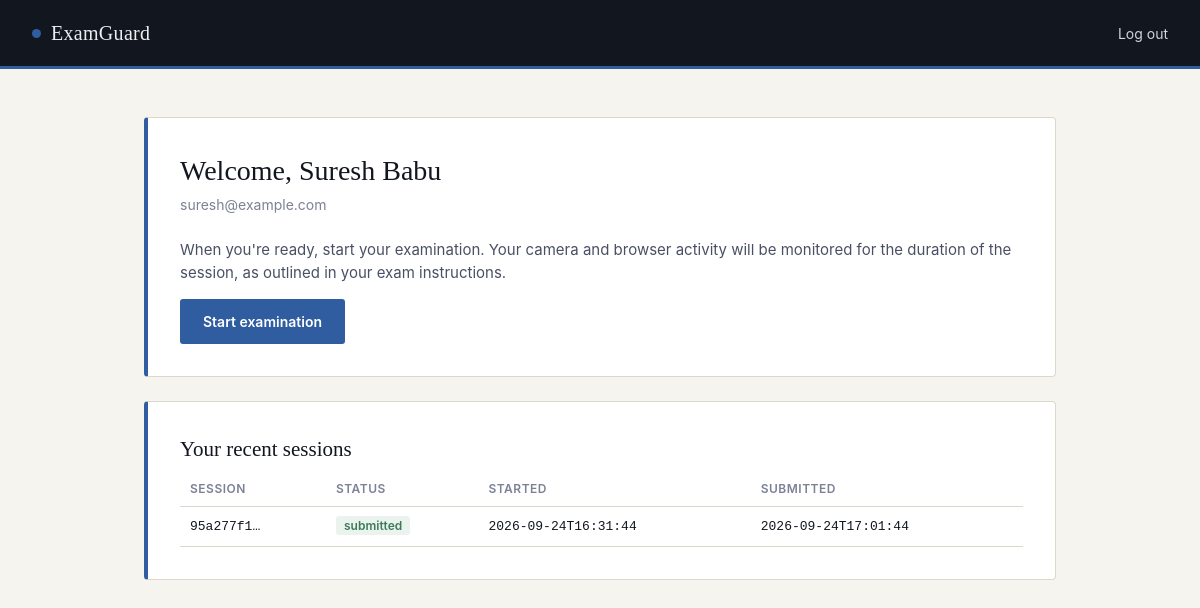
Page /dashboard (signed in) on the committed database.
### tables this page shows
CREATE TABLE candidates (
            id INTEGER PRIMARY KEY AUTOINCREMENT,
            name TEXT NOT NULL,
            email TEXT UNIQUE NOT NULL,
            password TEXT NOT NULL,
            photo TEXT,
            created_at TEXT DEFAULT (datetime('now'))
        );

CREATE TABLE exam_sessions (
            id INTEGER PRIMARY KEY AUTOINCREMENT,
            candidate_id INTEGER NOT NULL,
            session_id TEXT UNIQUE NOT NULL,
            status TEXT NOT NULL DEFAULT 'in_progress',
            started_at TEXT NOT NULL,
            paused_at TEXT,
            resumed_at TEXT,
            submitted_at TEXT,
            FOREIGN KEY (candidate_id) REFERENCES candidates(id)
        );

### app.py (the view)
@app.route("/dashboard")
def dashboard():
    if "candidate_id" not in session:
        return redirect(url_for("login"))
    candidate_id = session["candidate_id"]
    connection = get_db()
    try:
        candidate = connection.execute("""
            SELECT * FROM candidates WHERE id = ?
        """, (candidate_id,)).fetchone()
        if not candidate:
            session.clear()
            return redirect(url_for("login"))
        recent_sessions = connection.execute("""
            SELECT session_id, status, started_at, submitted_at
            FROM exam_sessions
            WHERE candidate_id = ?
            ORDER BY started_at DESC
            LIMIT 5
        """, (candidate_id,)).fetchall()
        return render_template(
            "dashboard.html",
            candidate=candidate,
            recent_sessions=recent_sessions,
        )
    finally:
        connection.close()

### database.py (called while the page is built)
def get_db():
    os.makedirs(DATABASE_DIR, exist_ok=True)
    connection = sqlite3.connect(DATABASE)
    connection.row_factory = sqlite3.Row
    connection.execute("PRAGMA foreign_keys = ON")
    return connection

### templates/dashboard.html (shortened to what this page needs)
{% extends "base.html" %}
{% block nav_links %}
    <a href="{{ url_for('logout') }}">Log out</a>
{% endblock %}
{% block content %}
    <div class="card">
        <div class="identity-row">
            <div>
                <h1 style="margin-bottom:2px;">Welcome, {{ candidate['name'] }}</h1>
                <p class="subtitle" style="margin:0;">{{ candidate['email'] }}</p>
            </div>
        </div>
        <p style="color:var(--slate);">
            When you're ready, start your examination. Your camera and browser activity
            will be monitored for the duration of the session, as outlined in your
            exam instructions.
        </p>
        <a href="{{ url_for('start_exam') }}" class="btn btn-primary">Start examination</a>
    </div>
    <div class="card">
        <h2>Your recent sessions</h2>
        {% if recent_sessions %}
            <table>
                <thead>
                    <tr>
                        <th>Session</th>
                        <th>Status</th>
                        <th>Started</th>
                        <th>Submitted</th>
                    </tr>
                </thead>
                <tbody>
                    {% for s in recent_sessions %}
                    <tr>
                        <td>{{ s['session_id'][:8] }}…</td>
                        <td>
                            {% if s['status'] == 'submitted' %}
                                <span class="badge badge-submitted">submitted</span>
                            {% elif s['status'] == 'paused' %}
                                <span class="badge badge-paused">paused</span>
                            {% else %}
                                <span class="badge badge-progress">in progress</span>
                            {% endif %}
                        </td>
                        <td>{{ s['started_at'][:19] }}</td>
                        <td>{{ s['submitted_at'][:19] if s['submitted_at'] else '—' }}</td>
                    </tr>
                    {% endfor %}
                </tbody>
            </table>
        {% else %}
            <p class="helper-text">No exam sessions yet.</p>
        {% endif %}
    </div>
{% endblock %}

### static/css/style.css (style rules this page uses)
:root { --ink: #12161f; --ink-soft: #1c2333; --paper: #f6f4ee; --paper-raised: #ffffff; --rule: #dcd8cc; --slate: #4a5064; --slate-soft: #7c8194; --signal: #2f5d9f; --signal-dark: #234874; --confirm: #3c7a5a; --warn: #b4791e; --danger: #a83a3a; --serif: Georgia, "Iowan Old Style", "Times New Roman", serif; --sans: -apple-system, "Segoe UI", Roboto, Helvetica, Arial, sans-serif; --mono: "SFMono-Regular", Consolas, "Liberation Mono", Menlo, monospace; }
* { box-sizing: border-box; }
html, body { margin: 0; padding: 0; background: var(--paper); color: var(--ink); font-family: var(--sans); font-size: 15px; line-height: 1.5; }
.navbar-links a { color: #cfd4e0; text-decoration: none; }
.card { background: var(--paper-raised); border: 1px solid var(--rule); border-left: 4px solid var(--signal); border-radius: 4px; padding: 32px; }
.card + .card { margin-top: 24px; }
h1, h2, h3 { font-family: var(--serif); font-weight: normal; margin: 0 0 6px; color: var(--ink); }
h1 { font-size: 28px; }
h2 { font-size: 21px; }
.subtitle { color: var(--slate-soft); font-size: 14px; margin: 0 0 28px; }
.btn { display: inline-block; font-family: var(--sans); font-size: 14px; font-weight: 600; padding: 11px 22px; border-radius: 3px; border: 1px solid transparent; cursor: pointer; text-decoration: none; text-align: center; }
.btn-primary { background: var(--signal); color: #ffffff; }
table { width: 100%; border-collapse: collapse; font-size: 14px; }
th { text-align: left; font-size: 12px; text-transform: uppercase; letter-spacing: 0.5px; color: var(--slate-soft); font-weight: 600; padding: 8px 10px; border-bottom: 1px solid var(--rule); }
td { padding: 10px; border-bottom: 1px solid var(--rule); font-family: var(--mono); font-size: 13px; }
.badge { font-family: var(--sans); font-size: 12px; font-weight: 600; padding: 2px 8px; border-radius: 3px; }
.badge-submitted { background: #eaf3ee; color: var(--confirm); }
.identity-row { display: flex; align-items: center; gap: 16px; margin-bottom: 24px; }

### rows in the picture
candidates: name "Suresh Babu", email "suresh@example.com"
exam_sessions: s "95a277f1", status "submitted", started_at "2026-09-24T16:31:44", submitted_at "2026-09-24T17:01:44"
